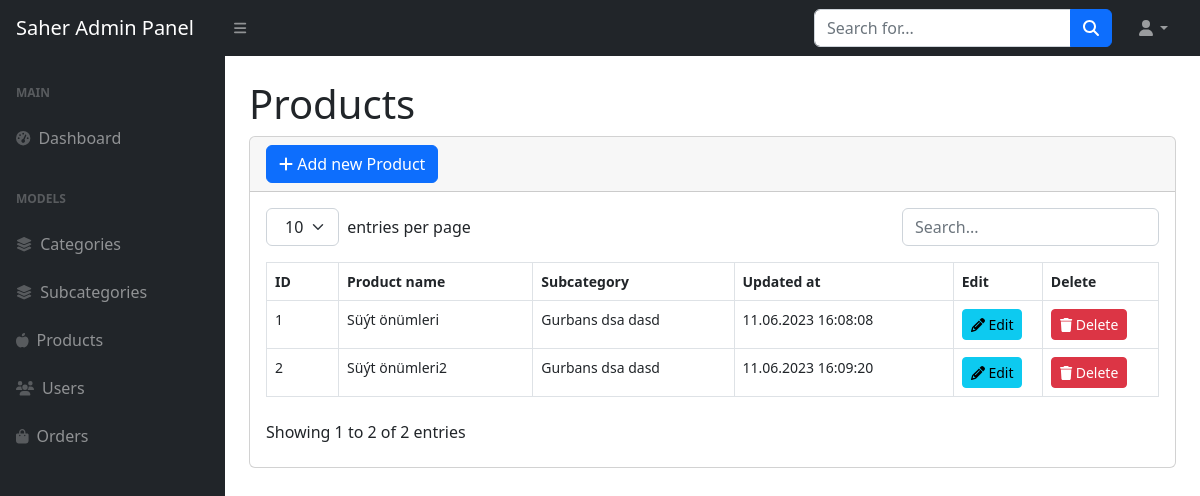
Page /adminpanel/products/ (signed in) on the committed database.
### products/models.py (models this page shows, shortened)
class Product(models.Model):
    name = models.CharField(max_length=50)
    subcategory = models.ForeignKey(Subcategory, on_delete=models.CASCADE, related_name='products')
    image = models.ImageField(upload_to='products/')
    price_old = models.DecimalField(max_digits=8, decimal_places=2, blank=True, null=True)
    price_new = models.DecimalField(max_digits=8, decimal_places=2)
    desc = models.TextField()
    created_at = models.DateTimeField(auto_now_add=True)
    updated_at = models.DateTimeField(auto_now=True)

### subcategories/models.py (models this page shows)
class Subcategory(models.Model):
    name = models.CharField(max_length=50)
    category = models.ForeignKey(Category, on_delete=models.CASCADE, related_name='subcategories')
    icon = models.CharField(max_length=100, null=True, blank=True)
    created_at = models.DateTimeField(auto_now_add=True)
    updated_at = models.DateTimeField(auto_now=True)
    def __str__(self):
        return self.name

### adminpanel/views.py (the view)
# urls.py: path('products/', views.products, name='admin.products'),
@login_required(login_url='admin.login')
def products(request):
    products = Product.objects.all()
    context = {
        'products':products
    }
    return render(request, 'adminpanel/products.html', context)

### adminpanel/templates/adminpanel/products.html (shortened to what this page needs)
{% extends 'adminpanel/main.html' %}
{% block main %}
<main>
    <div class="container-fluid px-4">
        <h1 class="mt-4">Products</h1>
        <div class="card mb-4">
            <div class="card-header">
                <a class="btn btn-primary" href="{% url 'product.add' %}" role="button"> <i class="fa fa-plus" aria-hidden="true"></i> Add new Product</a>
            </div>
            <div class="card-body">
                <table id="datatablesSimple">
                    <thead>
                        <tr>
                            <th>ID</th>
                            <th>Product name</th>
                            <th>Subcategory</th>
                            <th>Updated at</th>
                            <th>Edit</th>
                            <th>Delete</th>
                        </tr>
                    </thead>
                    <tbody>
                        {% for product in products %}
                        <tr>
                            <td>{{product.id}}</td>
                            <td>{{product.name}}</td>
                            <td>{{product.subcategory}}</td>
                            <td> {{product.updated_at|date:"d.m.Y H:i:s"}}</td>
                            <td>
                                <a href="{% url 'product.edit' product.id %}" class="btn btn-sm btn-info"> <i class="fa fa-pencil" aria-hidden="true"></i> Edit</a>
                            </td>
                            <td>
                                <a href="{% url 'product.delete' product.id %}" class="btn btn-sm btn-danger"><i class="fa fa-trash" aria-hidden="true"></i> Delete</a>
                            </td>
                        </tr>
                        {% endfor %}
                    </tbody>
                </table>
            </div>
        </div>
    </div>
</main>
{% endblock main %}

### rows in the picture
Product: id "1", name "Süýt önümleri", subcategory "Gurbans dsa dasd", updated_at "11.06.2023 16:08:08"
Product: id "2", name "Süýt önümleri2", subcategory "Gurbans dsa dasd", updated_at "11.06.2023 16:09:20"
